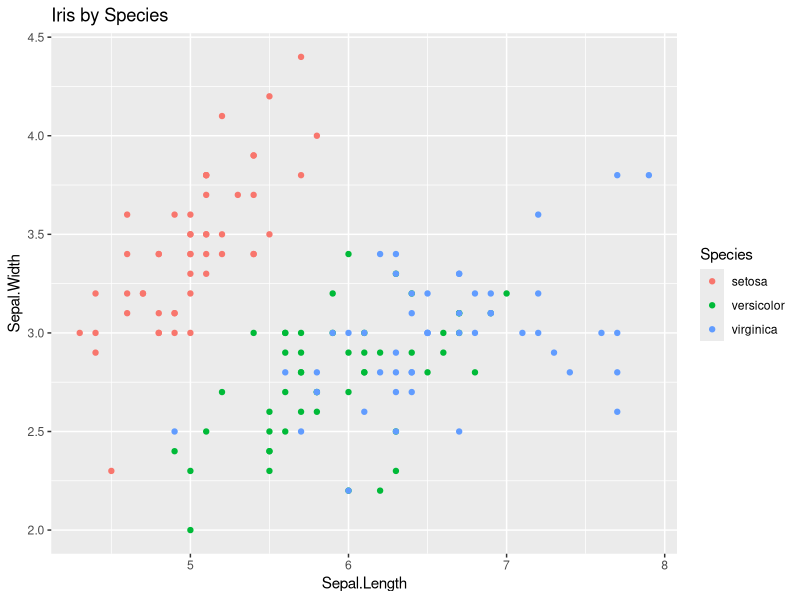
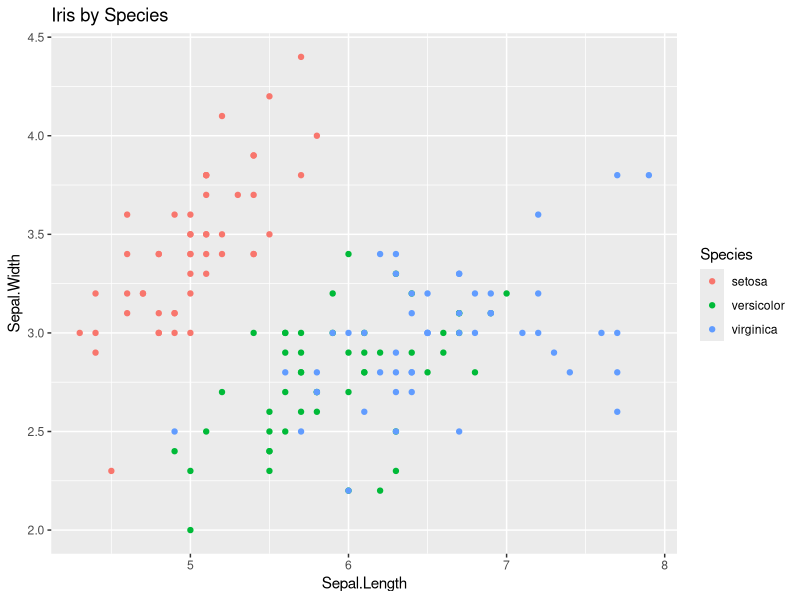

The R script that drew these images, in order:
library(ggplot2)
ggplot(iris, aes(x=Sepal.Length, y=Sepal.Width, color=Species)) +
  geom_point() +
  labs(title='Iris by Species')
ggsave('02_scatter_color.png', width=6, height=4)
